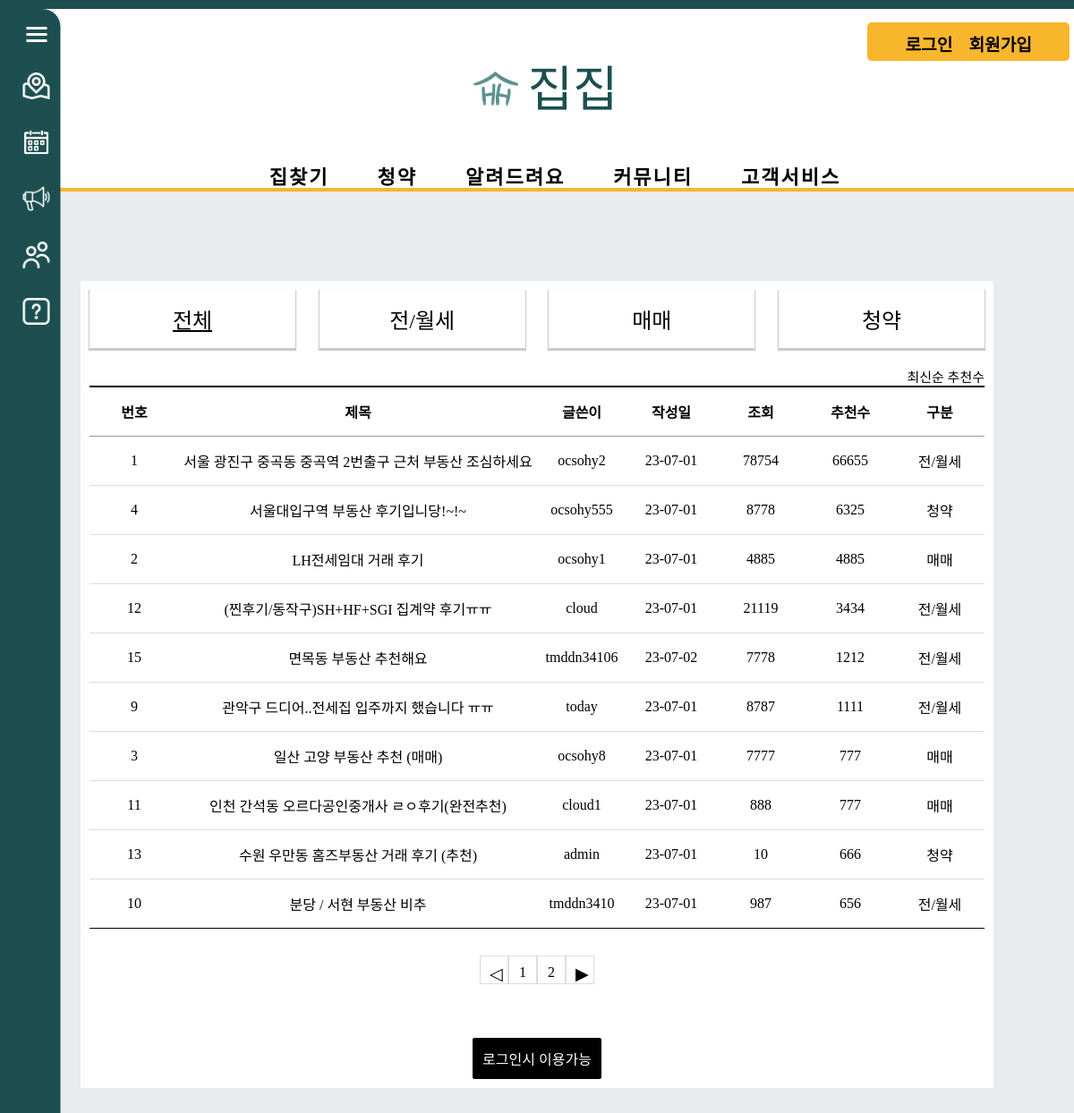
The page /review/review_recommend/ on the database as committed earlier.
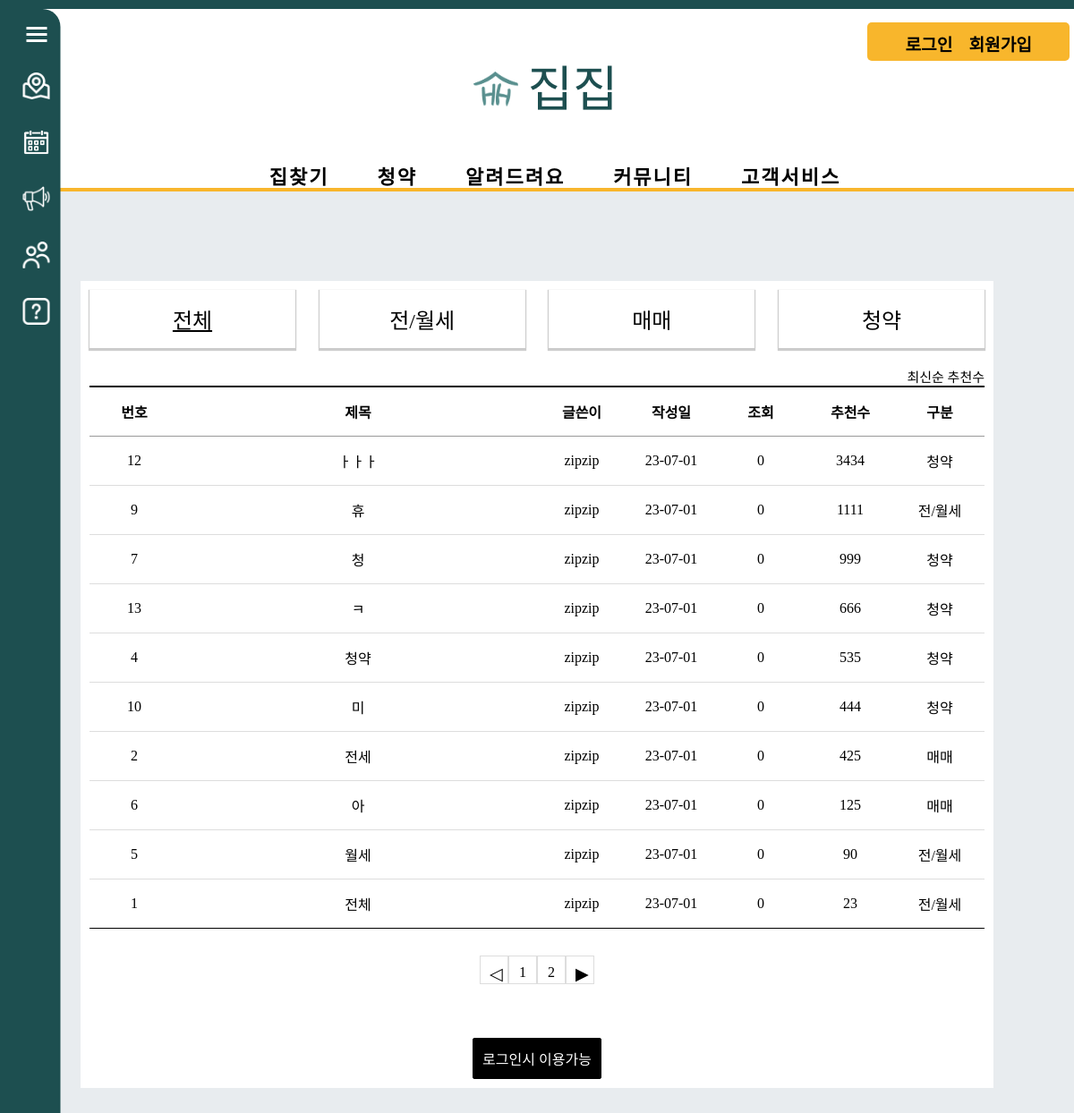
The same page on the database as committed later.
### review/models.py (models this page shows, shortened)
class Review_Board(models.Model):
    r_title = models.CharField(max_length=100)
    r_content = models.TextField()
    user = models.ForeignKey(User, on_delete=models.CASCADE)
    r_regdate = models.DateTimeField()
    r_modifydate = models.DateTimeField(null=True, blank=True)
    r_type = models.CharField(max_length=10) # 리뷰 게시판 타입
    r_hit = models.IntegerField(default=0)
    r_recommend = models.IntegerField(default=0)

### review/views.py (the view)
# urls.py: path('review_recommend/', views.review_recommend, name='review_recommend'),  # 거래후기 게시판 추천수 보기
def review_recommend(request):
    question_list = Review_Board.objects.order_by('-r_recommend')
    page = request.GET.get('page', '1')
    paginator = Paginator(question_list, 10)
    text = paginator.get_page(page)
    context = {'question_list': text}
    return render(request, 'review/review_list_main.html', context) # 거래후기 게시판

### templates/review/review_list_main.html (shortened to what this page needs)
<!DOCTYPE html>
<html lang="en">
{% load static %}
<head>
    <link rel="stylesheet" href="{% static 'css/review/css/css.css' %}">
</head>
<body>
{% include 'poll/sidebar.html' %}
{% include 'poll/header.html' %}
    <div class="board_wrap">
        <div class="board_list_wrap">
            <div class="category_wrap">
                <ul>
                    <li><a href="{% url 'review:review_main' %}"  class="active">전체</a></li>
                    <li><a href="{% url 'review:review_jan' %}" >전/월세</a></li>
                    <li><a href="{% url 'review:review_mama' %}" >매매</a></li>
                    <li><a href="{% url 'review:review_subscription' %}" >청약</a></li>
                </ul>
            </div>
            <div class="board_title_takes">
                <a href="{% url 'review:review_main' %}">최신순</a>
                <a href="{% url 'review:review_recommend' %}">추천수</a>
            </div>
            <div class="board_list">
                <div class="top">
                    <div class="num">번호</div>
                    <div class="title">제목</div>
                    <div class="writer">글쓴이</div>
                    <div class="date">작성일</div>
                    <div class="count">조회</div>
                    <div class="recommend">추천수</div>
                    <div class="division">구분</div>
                </div>
                {% for question in question_list %}
                <div>
                    <div class="num">{{ question.id }}</div>
                    <div class="title"><a href="{% url 'review:review_detail' question.id %}">{{ question.r_title }}</a></div>
                    <div class="writer">{{ question.user }}</div>
                    <div class="date">{{ question.r_regdate|date:"y-m-d" }}</div>
                    <div class="count">{{ question.r_hit }}</div>
                    <div class="recommend">{{ question.r_recommend }}</div>
                    <div class="division">{{question.r_type}}</div>
                </div>
                {% endfor %}
            </div>
            <ul class="board_page">
                {% if question_list.has_previous %}
                <li class="bt first">
                    <a class="bt prev" href="?page={{ question_list.previous_page_number }}">◀</a>
                </li>
                {% else %}
                <li class="page-item disabled">
                    <a class="bt prev">◁</a>
                </li>
                {% endif %}
                {% for page_number in question_list.paginator.page_range %}
                {% if question_list.number == page_number %}
                <li class="page-item active">
                    <a class="num">{{ page_number }}</a>
                </li>
                {% else %}
                <li class="page-item">
                    <a class="num" href="?page={{ page_number }}">{{ page_number }}</a>
                </li>
                {% endif %}
                {% endfor %}
                {% if question_list.has_next %}
                <li class="page-item">
                    <a class="bt last" href="?page={{ question_list.next_page_number }}">▶</a>
                </li>
                {% else %}
                <li class="page-item disabled">
                    <a class="bt last">▷</a>
                </li>
                {% endif %}
            </ul>
              <div class="bt_wrap">
            {% if user.is_authenticated %}
            <a href="{% url 'review:write' %}" class="on">등록</a>
            {% else %}
            <a href="{% url 'common:signin' %}" class="on">로그인시 이용가능</a>
            {% endif %}
            </div>
        </div>
    </div>
</body>
</html>

Rows that differ between the two databases and show on the page:
removed Review_Board: id "15", r_title "면목동 부동산 추천해요", user "tmddn34106", r_regdate "23-07-02", r_hit "7778", r_recommend "1212", r_type "전/월세"
no longer on this page (row edited): Review_Board: id "3", r_title "일산 고양 부동산 추천 (매매)", user "ocsohy8", r_regdate "23-07-01", r_hit "7777", r_recommend "777", r_type "매매"
no longer on this page (row edited): Review_Board: id "11", r_title "인천 간석동 오르다공인중개사 ㄹㅇ후기(완전추천)", user "cloud1", r_regdate "23-07-01", r_hit "888", r_recommend "777", r_type "매매"
changed Review_Board id 12: r_title "(찐후기/동작구)SH+HF+SGI 집계약 후기ㅠㅠ" → "ㅏㅏㅏ"; user "cloud" → "zipzip"; r_hit "21119" → "0"; r_type "전/월세" → "청약"
changed Review_Board id 9: r_title "관악구 드디어..전세집 입주까지 했습니다 ㅠㅠ" → "휴"; user "today" → "zipzip"; r_hit "8787" → "0"
now on this page (row edited): Review_Board: id "7", r_title "청", user "zipzip", r_regdate "23-07-01", r_hit "0", r_recommend "999", r_type "청약"
changed Review_Board id 13: r_title "수원 우만동 홈즈부동산 거래 후기 (추천)" → "ㅋ"; user "admin" → "zipzip"; r_hit "10" → "0"
changed Review_Board id 4: r_title "서울대입구역 부동산 후기입니당!~!~" → "청약"; user "ocsohy555" → "zipzip"; r_hit "8778" → "0"; r_recommend "6325" → "535"; moves down the list
changed Review_Board id 10: r_title "분당 / 서현 부동산 비추" → "미"; user "tmddn3410" → "zipzip"; r_hit "987" → "0"; r_recommend "656" → "444"; r_type "전/월세" → "청약"
changed Review_Board id 2: r_title "LH전세임대 거래 후기" → "전세"; user "ocsohy1" → "zipzip"; r_hit "4885" → "0"; r_recommend "4885" → "425"; moves down the list
now on this page (row edited): Review_Board: id "6", r_title "아", user "zipzip", r_regdate "23-07-01", r_hit "0", r_recommend "125", r_type "매매"
now on this page (row edited): Review_Board: id "5", r_title "월세", user "zipzip", r_regdate "23-07-01", r_hit "0", r_recommend "90", r_type "전/월세"
changed Review_Board id 1: r_title "서울 광진구 중곡동 중곡역 2번출구 근처 부동산 조심하세요" → "전체"; user "ocsohy2" → "zipzip"; r_hit "78754" → "0"; r_recommend "66655" → "23"; moves down the list
